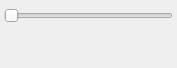
<?xml version="1.0" encoding="UTF-8"?>
<ui version="4.0">
 <class>ZoomLevel</class>
 <widget class="QDockWidget" name="ZoomLevel">
  <property name="geometry">
   <rect>
    <x>0</x>
    <y>0</y>
    <width>177</width>
    <height>68</height>
   </rect>
  </property>
  <property name="sizePolicy">
   <sizepolicy hsizetype="Preferred" vsizetype="Minimum">
    <horstretch>0</horstretch>
    <verstretch>0</verstretch>
   </sizepolicy>
  </property>
  <property name="allowedAreas">
   <set>Qt::LeftDockWidgetArea|Qt::RightDockWidgetArea</set>
  </property>
  <property name="windowTitle">
   <string>Canvas Zoom Level</string>
  </property>
  <widget class="QWidget" name="dockWidgetContents">
   <layout class="QVBoxLayout" name="verticalLayout_2" stretch="0,1">
    <property name="margin">
     <number>4</number>
    </property>
    <item>
     <widget class="QSlider" name="zoomSlider">
      <property name="sizePolicy">
       <sizepolicy hsizetype="Expanding" vsizetype="Minimum">
        <horstretch>0</horstretch>
        <verstretch>0</verstretch>
       </sizepolicy>
      </property>
      <property name="minimumSize">
       <size>
        <width>0</width>
        <height>23</height>
       </size>
      </property>
      <property name="minimum">
       <number>1</number>
      </property>
      <property name="maximum">
       <number>200</number>
      </property>
      <property name="pageStep">
       <number>10</number>
      </property>
      <property name="orientation">
       <enum>Qt::Horizontal</enum>
      </property>
     </widget>
    </item>
    <item>
     <spacer name="verticalSpacer">
      <property name="orientation">
       <enum>Qt::Vertical</enum>
      </property>
      <property name="sizeType">
       <enum>QSizePolicy::MinimumExpanding</enum>
      </property>
      <property name="sizeHint" stdset="0">
       <size>
        <width>20</width>
        <height>0</height>
       </size>
      </property>
     </spacer>
    </item>
   </layout>
  </widget>
  <action name="actionAutomatic_Graph_Layout">
   <property name="checkable">
    <bool>true</bool>
   </property>
   <property name="icon">
    <iconset resource="../libdunnartcanvas.qrc">
     <normaloff>:/resources/images/layout.png</normaloff>:/resources/images/layout.png</iconset>
   </property>
   <property name="text">
    <string>Automatic Graph Layout</string>
   </property>
   <property name="iconText">
    <string>Graph Layout</string>
   </property>
  </action>
 </widget>
 <resources>
  <include location="../libdunnartcanvas.qrc"/>
 </resources>
 <connections/>
</ui>
